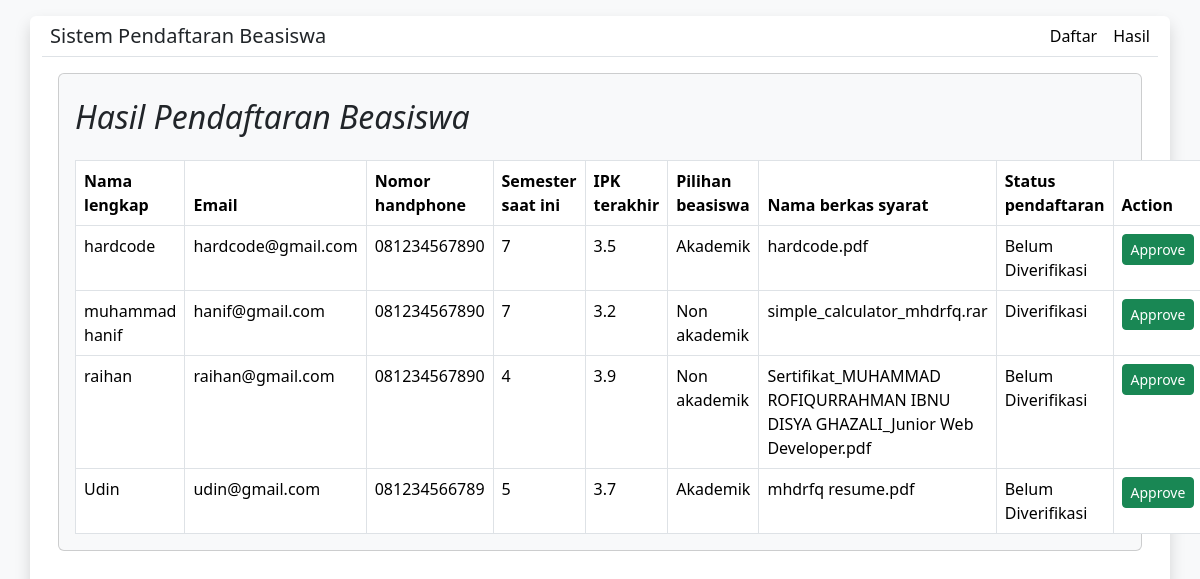
Screenshot of /hasil.php with the database file from the repository.
### tables this page shows
CREATE TABLE `beasiswa` (
  `name` varchar(255) NOT NULL,
  `email` varchar(255) NOT NULL,
  `phone` varchar(20) NOT NULL,
  `semester` tinyint(4) NOT NULL,
  `type` varchar(255) NOT NULL,
  `filename` varchar(255) NOT NULL,
  `gpa` float NOT NULL,
  `status` varchar(255) NOT NULL,
  `id` int(11) NOT NULL
);

### hasil.php (the view, shortened to what this page needs)
<!DOCTYPE html>
<html lang="en">
<head>
    <?php include('includes/htmlhead.php'); ?>
</head>
<body class="bg-light">
    <div class="container bg-white rounded shadow my-3 vh-100">
        <?php include('includes/header.php'); ?>
        <div class="card m-3 bg-light px-3 justify-content-center">
        <h2 class="my-4"><i>Hasil Pendaftaran Beasiswa</i></h2>
        <?php
            include('includes/dbconnect.php');
            $sql = 'SELECT * FROM beasiswa';
            $result = mysqli_query($conn, $sql);
            $beasiswaarr = mysqli_fetch_all($result, MYSQLI_ASSOC);
        ?>
        <table class="table table-bordered">
            <thead>
                <tr>
                <th scope="col">Nama lengkap</th>
                <th scope="col">Email</th>
                <th scope="col">Nomor handphone</th>
                <th scope="col">Semester saat ini</th>
                <th scope="col">IPK terakhir</th>
                <th scope="col">Pilihan beasiswa</th>
                <th scope="col">Nama berkas syarat</th>
                <th scope="col">Status pendaftaran</th>
                <th scope="col">Action</th>
                </tr>
            </thead>
            <tbody>
                <tr>
                    <td>hardcode</td>
                    <td>hardcode@gmail.com</td>
                    <td>081234567890</td>
                    <td>7</td>
                    <td>3.5</td>
                    <td>Akademik</td>
                    <td>hardcode.pdf</td>
                    <td>Belum Diverifikasi</td>
                    <td>
                        <button class="btn btn-sm btn-success">
                            <a>Approve</a>
                        </button>
                    </td>
                </tr>
                <?php foreach($beasiswaarr as $beasiswa) { ?>
                    <tr>
                    <td><?php echo $beasiswa['name']; ?></td>
                    <td><?php echo $beasiswa['email']; ?></td>
                    <td><?php echo $beasiswa['phone']; ?></td>
                    <td><?php echo $beasiswa['semester']; ?></td>
                    <td><?php echo $beasiswa['gpa']; ?></td>
                    <td><?php echo $beasiswa['type']; ?></td>
                    <td><?php echo $beasiswa['filename']; ?></td>
                    <td><?php echo $beasiswa['status']; ?></td>
                    <td>
                        <a class='btn btn-sm btn-success text-decoration-none' href='hasil.php?id=<?= $beasiswa['id'];?>'>Approve</a>
                    </td>
                    </tr>
                <?php } ?>
            </tbody>
        </table>
        </div>
    </div>
</body>
</html>

### includes/htmlhead.php (shortened to what this page needs)
<link href="https://cdn.jsdelivr.net/npm/bootstrap@5.3.1/dist/css/bootstrap.min.css" rel="stylesheet">
<link rel="stylesheet" href="css/style.css">

### includes/header.php
<div class="d-flex flex-wrap border-bottom">
    <ul class="nav me-auto py-0 my-0">
        <li class="nav-item">
            <h5 class="p-2 mb-0">Sistem Pendaftaran Beasiswa</h5>
        </li>
    </ul>
    <ul class="nav py-0 my-0">
        <li class="nav-item">
            <a href='../beasiswa/index.php' class="nav-link link-body-emphasis px-2">Daftar</a>
        </li>
        <li class="nav-item">
            <a href='../beasiswa/hasil.php' class="nav-link link-body-emphasis px-2">Hasil</a>
        </li>
    </ul>
</div>

### styles/style.css (style rules this page uses)
* { margin: 0; padding: 0; box-sizing: border-box; }

### rows the page displays
beasiswa: name "muhammad hanif", email "hanif@gmail.com", phone "081234567890", semester "7", gpa "3.2", type "Non akademik", filename "simple_calculator_mhdrfq.rar", status "Diverifikasi"
beasiswa: name "raihan", email "raihan@gmail.com", phone "081234567890", semester "4", gpa "3.9", type "Non akademik", filename "Sertifikat_MUHAMMAD ROFIQURRAHMAN IBNU DISYA GHAZALI_Junior Web Developer.pdf", status "Belum Diverifikasi"
beasiswa: name "Udin", email "udin@gmail.com", phone "081234566789", semester "5", gpa "3.7", type "Akademik", filename "mhdrfq resume.pdf", status "Belum Diverifikasi"
